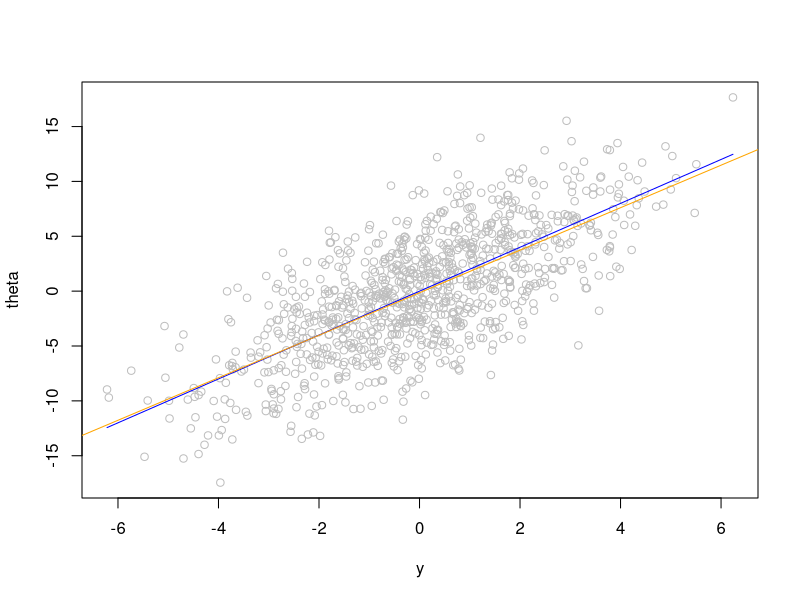
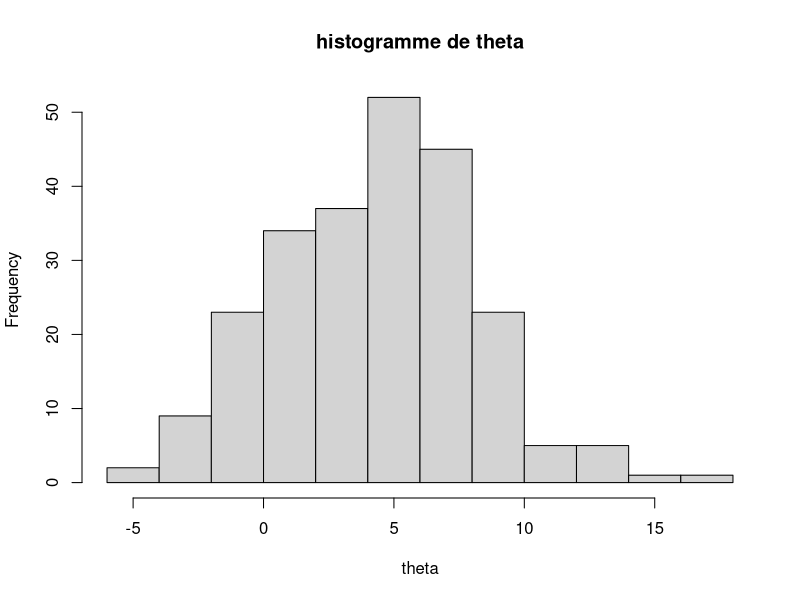
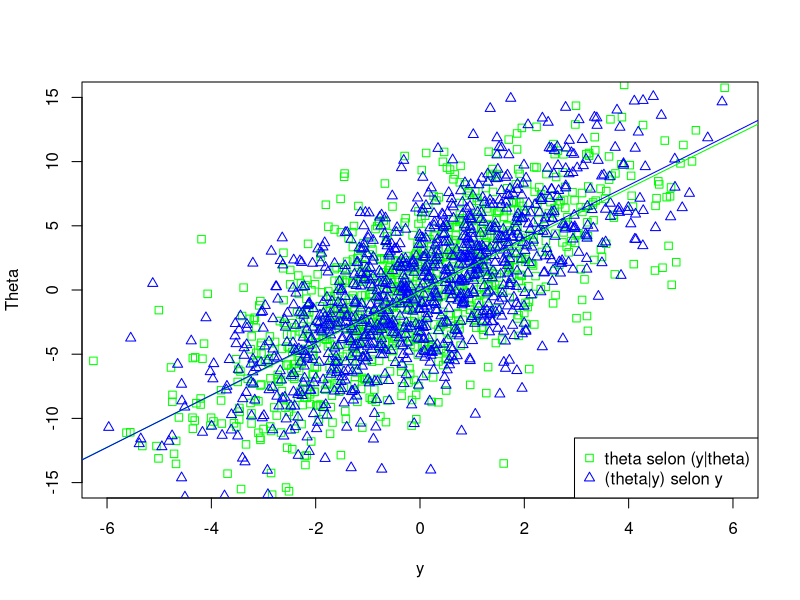
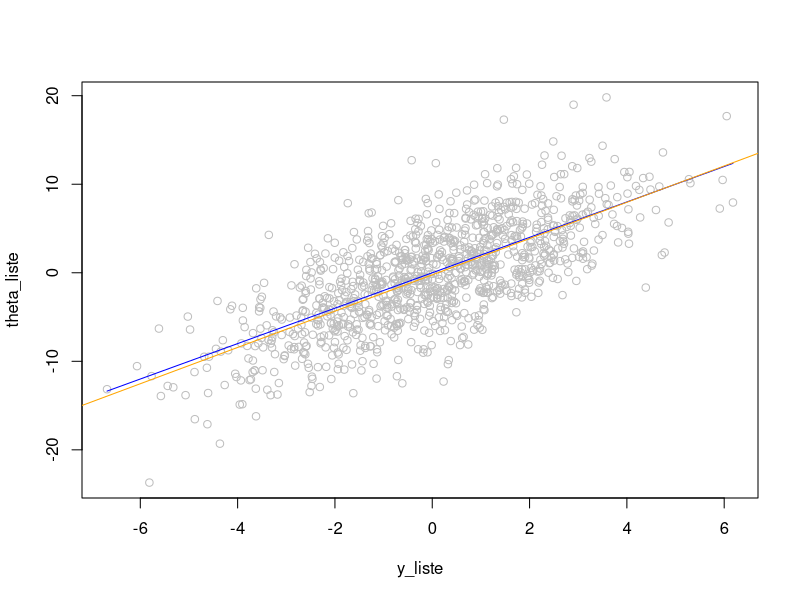

These figures' R source, in order:
## ---- chunk 1
  
taille <- 1000

#On tire les thetas 
theta <- rnorm(taille, 0, 32) 

#on tire les y sachant theta

y <- rnorm(taille, theta/4, 2)

## ---- chunk 2
  
taille <- 1000

#On tire les thetas 
theta <- rnorm(taille, 0, sqrt(32))

#on tire les y sachant theta

y <- rnorm(taille, theta/4, sqrt(2))

#on trace les points
plot(y, theta, col="grey")

#on trace la droite de l'espérance

curve(2*x, add=TRUE, col="blue")

#on trace la droite de la régression linéaire

abline(lm(theta ~ y), col="orange")
## ---- chunk 3
 
taille <- 100000

#On tire les thetas 
theta <- rnorm(taille, 0, sqrt(32))

#on tire les y sachant theta

y <- rnorm(taille, theta/4, sqrt(2))
ytheta <- data.frame(theta, y)
ytheta = ytheta[ytheta[,2] < 2.01 & ytheta[,2] > 1.99,]
length(ytheta)


## ---- chunk 4
hist(ytheta[,1], main = 'histogramme de theta', xlab = 'theta')
## ---- chunk 5
taille <- 1000

#On tire les thetas 
theta <- rnorm(taille, 0, sqrt(32)) 

#on tire les y sachant theta

y_theta <- rnorm(taille, theta/4, sqrt(2))

#On tire les y²
y <- rnorm(taille, 0, sqrt(4)) 

#on tire les thetas sachant y

theta_y <- rnorm(taille, 2*y, sqrt(16))


#on trace les deux nuages de points pour les comparer
plot(y_theta,theta,xlab="y",ylab="Theta",col="green",pch=0,xlim=c(-6,6),ylim=c(-15,15),cex=1)

points(y,theta_y,col="blue",pch=2,cex=1)
legend(x="bottomright", legend=c("theta selon (y|theta)","(theta|y) selon y"), col=c("green","blue"), pch=c(0,2))

#on trace les droites de régressions linéaires

abline(lm(theta ~ y_theta), col="green")
abline(lm(theta_y ~ y), col="blue")

## ---- chunk 6

theta_t = 0
t = 1100
y_liste = c()
theta_liste = c()

while (t > 0) {
  y_t = rnorm(1, theta_t/4, sqrt(2))
  theta_t = rnorm(1, 2*y_t, sqrt(16))
  y_liste = c(y_liste, y_t)
  theta_liste = c(theta_liste, theta_t)
  t = t-1
  }

ytheta= data.frame(y_liste, theta_liste)
ytheta = tail(ytheta, 1000)

#on trace les points
plot(y_liste, theta_liste, col="grey")

#on trace la droite de l'espérance

curve(2*x, add=TRUE, col="blue")

#on trace la droite de la régression linéaire

abline(lm(theta_liste ~ y_liste), col="orange")
